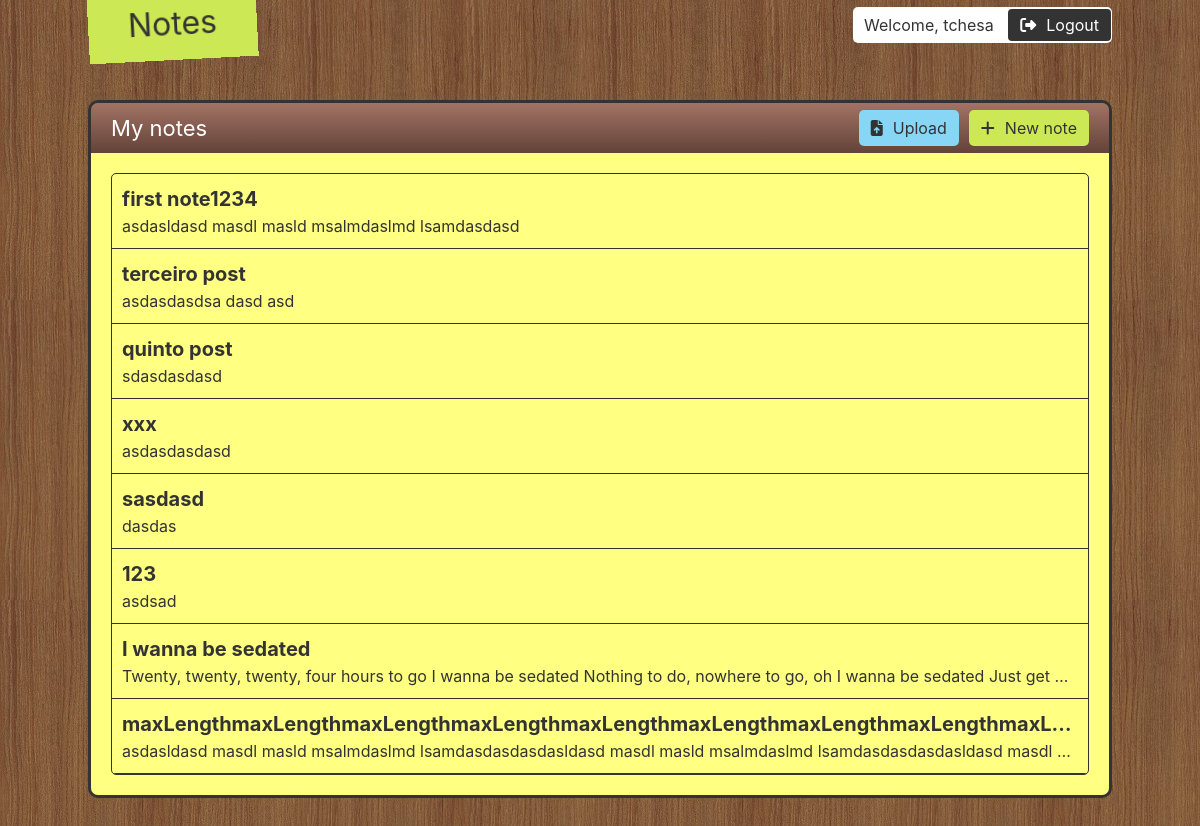
The app's page / (signed in), older data.
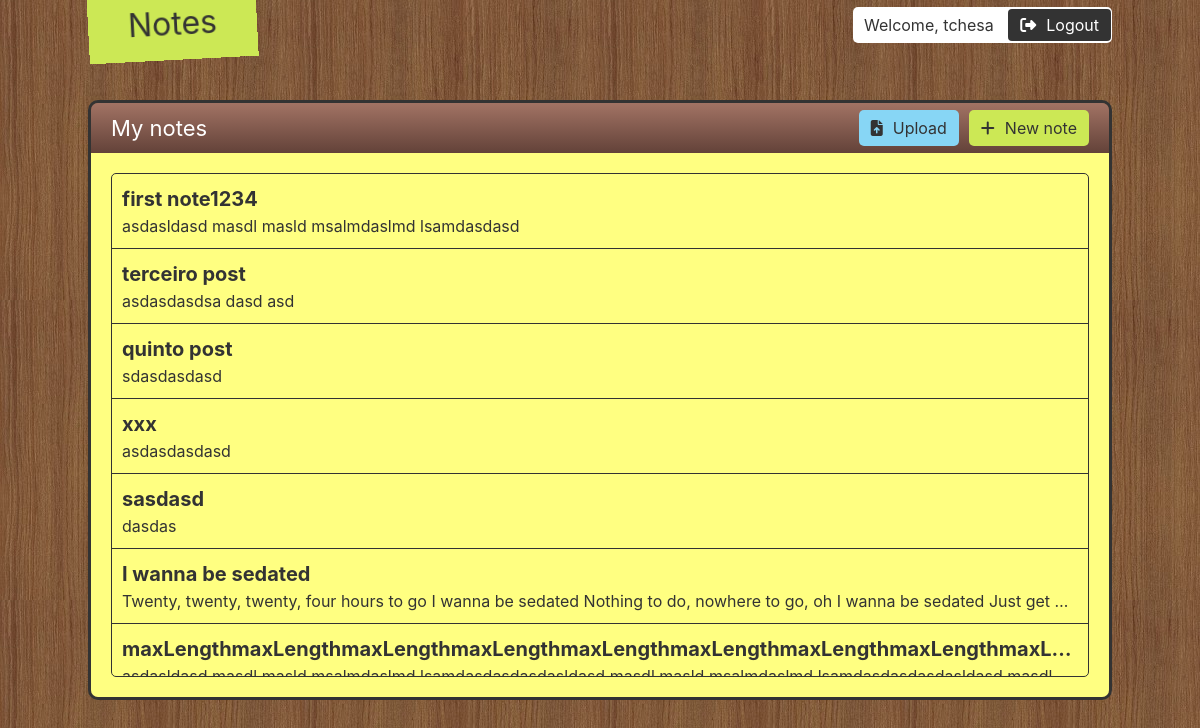
The same page, newer data.
### storage/models.py (models this page shows)
class Note(models.Model):
  user = models.ForeignKey(User, default=1, on_delete=models.CASCADE)
  title = models.CharField(max_length=120)
  content = models.TextField(null=True, blank=True)

### storage/views.py (the view)
# urls.py: path('', list_note_page),
@login_required
def list_note_page(request):
  notes = Note.objects.filter(user=request.user)
  context = {'notes': notes}
  return render(request, 'notes.html', context)

### templates/notes.html (shortened to what this page needs)
{% extends 'base.html' %}
{% block content %}
<div class='book'>
  <div class='book-hd'>
    <span class='title'>My notes</span>
    <a class='new' href='/new'>
      <i class="fas fa-plus"></i><span>New note</span>
    </a>
    <a class='upload mr' href=''>
      <i class="fas fa-file-upload"></i><span>Upload</span>
    </a>
  </div>
  <div class='book-bd'>
    <ul class='notes-list'>
      {% for note in notes %}
      <li>
        <a href='{{ note.id }}'>
          <span class='title'>{{ note.title }}</span>
          <span class='content'>{{ note.content }}</span>
        </a>
      </li>
      {% endfor %}
    </ul>
  </div>
</div>
{% endblock %}

Row changes from the older to the newer data that the page shows:
removed Note: title "123", content "asdsad"
